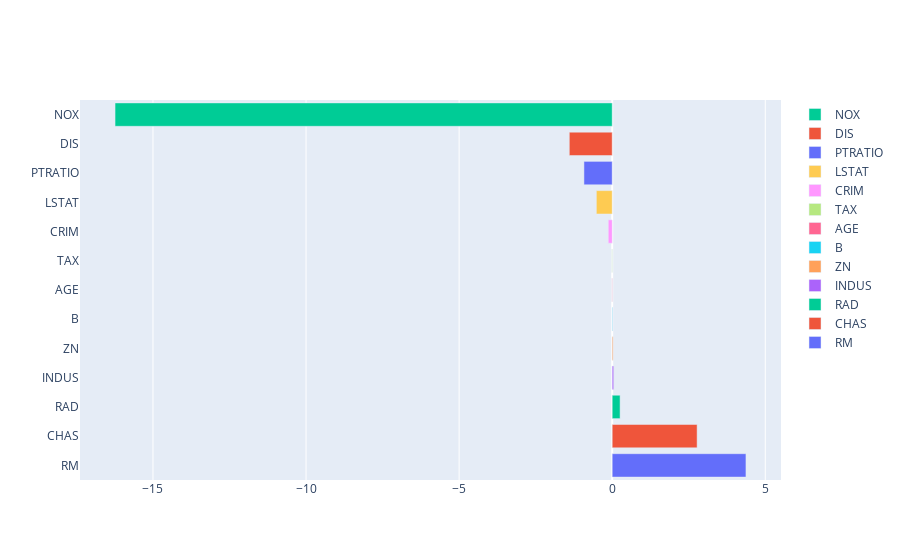

Notebook cell for this chart:
### Code cell
result = pd.DataFrame({'Feature': X_train.columns, 'FeatureImportance': lin_reg_fit.coef_[0]}).sort_values(
    by='FeatureImportance', ascending=False)
fig = go.Figure()
for i in range(len(result)):
    n = pd.DataFrame(result.iloc[i]).T
    fig.add_trace(go.Bar(x=n.FeatureImportance, y=n.Feature, orientation='h', name=n.Feature.iloc[0]))
fig.update_layout(legend_traceorder='reversed')
fig.show()

### Figure 1 — Plotly figure (JSON) as saved in the notebook; plotly's stock layout.template omitted (floating-point values rounded to 4 significant figures)
{"data": [{"name": "RM", "orientation": "h", "type": "bar", "x": [4.369], "y": ["RM"]}, {"name": "CHAS", "orientation": "h", "type": "bar", "x": [2.774], "y": ["CHAS"]}, {"name": "RAD", "orientation": "h", "type": "bar", "x": [0.2578], "y": ["RAD"]}, {"name": "INDUS", "orientation": "h", "type": "bar", "x": [0.04886], "y": ["INDUS"]}, {"name": "ZN", "orientation": "h", "type": "bar", "x": [0.02955], "y": ["ZN"]}, {"name": "B", "orientation": "h", "type": "bar", "x": [0.01319], "y": ["B"]}, {"name": "AGE", "orientation": "h", "type": "bar", "x": [-0.009248], "y": ["AGE"]}, {"name": "TAX", "orientation": "h", "type": "bar", "x": [-0.009957], "y": ["TAX"]}, {"name": "CRIM", "orientation": "h", "type": "bar", "x": [-0.1283], "y": ["CRIM"]}, {"name": "LSTAT", "orientation": "h", "type": "bar", "x": [-0.5176], "y": ["LSTAT"]}, {"name": "PTRATIO", "orientation": "h", "type": "bar", "x": [-0.9231], "y": ["PTRATIO"]}, {"name": "DIS", "orientation": "h", "type": "bar", "x": [-1.401], "y": ["DIS"]}, {"name": "NOX", "orientation": "h", "type": "bar", "x": [-16.24], "y": ["NOX"]}], "layout": {"legend": {"traceorder": "reversed"}}}
